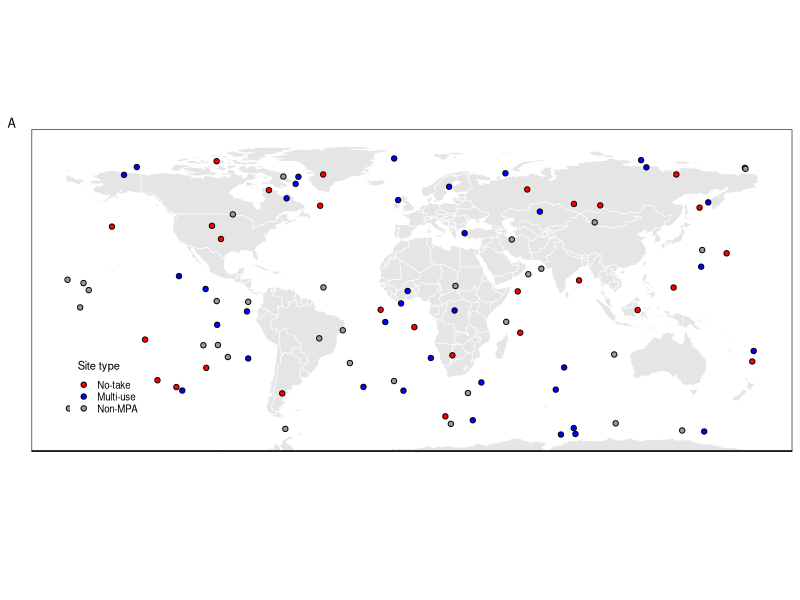
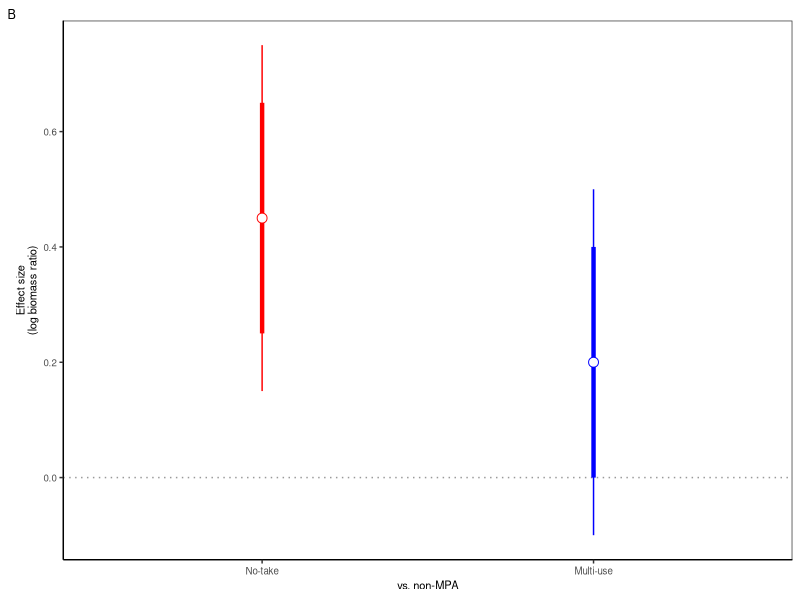
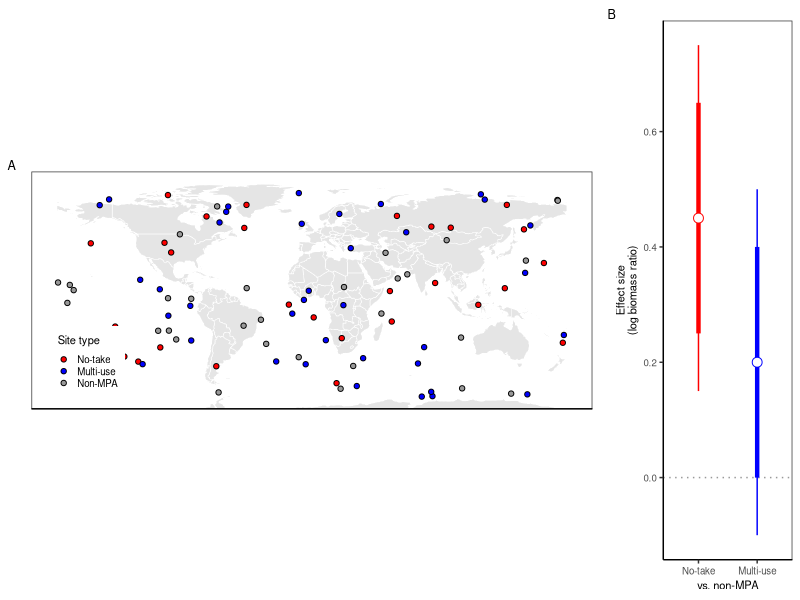

R code for these plots, in order: (Note: this script raises an error after producing the figures.)

# Clear workspace
rm(list = ls())

# Setup
################################################################################

# Packages
library(tidyverse)

# Directories
plotdir <- "figures"

# Simulate data
################################################################################

# Order
type_order <- c("No-take", "Multi-use", "Non-MPA")

# sites
nsites  <- 100
sites <- tibble(lat_dd=runif(nsites, min=-65, max=80),
                long_dd=runif(nsites, min=-180, max=180),
                type=sample(x=c("No-take", "Multi-use", "Non-MPA"), size=nsites, replace=T) %>%
                  factor(., levels=type_order))

# Effects
effects <- tibble(type=c('No-take', "Multi-use") %>% factor(., c('No-take', "Multi-use") ),
                  mean=c(0.45, 0.2),
                  sd1=0.2,
                  sd2=0.3) %>%
  mutate(ci1_lo=mean-sd1,
         ci1_hi=mean+sd1,
         ci2_lo=mean-sd2,
         ci2_hi=mean+sd2)

# Plot data
################################################################################

# World
world <- rnaturalearth::ne_countries(scale="small", returnclass="sf")

# Base theme
base_theme <- theme(axis.text=element_text(size=7),
                    axis.title=element_text(size=8),
                    legend.text=element_text(size=7),
                    legend.title=element_text(size=8),
                    plot.tag=element_text(size=9),
                    # Gridlines
                    panel.grid.major = element_blank(),
                    panel.grid.minor = element_blank(),
                    panel.background = element_blank(),
                    axis.line = element_line(colour = "black"))
                    # Legend
                    # legend.background = element_rect(fill=alpha('blue', 0)))


# Plot map
g1 <- ggplot() +
  # Plot wold
  geom_sf(data=world, fill="grey90", color="white", lwd=0.2) +
  # Plot points
  geom_point(data=sites, mapping=aes(x=long_dd, y=lat_dd, fill=type), pch=21) +
  # Labels
  labs(x=" ", y="", tag="A",) +
  # Crop
  coord_sf(y=c(-65,85)) +
  # Legend
  scale_fill_manual(name="Site type", values=c("red", "blue", "grey60")) +
  # Theme
  theme_bw() + base_theme +
  theme(axis.text.y = element_blank(),
        axis.text.x = element_text(color="white"),
        axis.ticks = element_blank(),
        legend.position = c(0.1, 0.2),
        legend.key.size = unit(0.3, "cm"))
g1

# Plot effect size
g2 <- ggplot(effects, mapping=aes(x=type, y=mean, color=type)) +
  # Reference line
  geom_hline(yintercept = 0, color="grey60", linetype="dotted") +
  # Plot CI
  geom_errorbar(mapping=aes(x=type, ymin=ci2_lo, ymax=ci2_hi, color=type), width=0, linewidth=0.5) +
  geom_errorbar(mapping=aes(x=type, ymin=ci1_lo, ymax=ci1_hi, color=type), width=0, linewidth=1.5) +
  # Plot points
  geom_point(pch=21, fill="white", size=3) +
  # Labels
  labs(x="vs. non-MPA", y="Effect size\n(log biomass ratio)", tag="B") +
  # Axis
  # scale_y_continuous(lim=c(-0.1, 0.7)) +
  # Legend
  scale_color_manual(name="Site type", values=c("red", "blue")) +
  # Theme
  theme_bw() + base_theme +
  theme(legend.position = "none")
g2

# Merge
g <- gridExtra::grid.arrange(g1, g2, nrow=1, widths=c(0.75, 0.25))
g

# Export
ggsave(g, filename=file.path(plotdir, "Fig1_map_plus_mock_up.png"),
       width=6.5, height=2.5, units="in", dpi=600)
